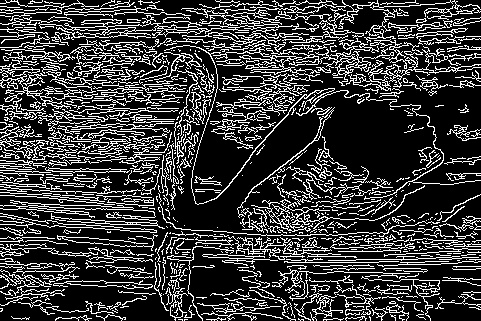
//> input picture P5/edge_detector-students-1.0/edge_detector/build/out.jpg, 481 x 321 px
$ ./edge_detector -i=../data/8068.jpg ../build/out.jpg out.png 3   (built with g++ and OpenCV 4)
//> lines starting //> are read from the running program, lines starting //| are printed output that depends on the picture
### P5/edge_detector-students-1.0/edge_detector/i12gafej/common_code.cpp
#include <opencv2/core/core.hpp>
#include <opencv2/imgproc/imgproc.hpp>
#include "common_code.hpp"
#include <opencv2/highgui.hpp>
#include <iostream>
void
fsiv_compute_derivate(cv::Mat const& img, cv::Mat& dx, cv::Mat& dy, int g_r,
    int s_ap)
{
    CV_Assert(img.type()==CV_8UC1);
    // TODO
    // Hint: if g_r > 0 apply a Gaussian Blur operation with kernel size 2*g_r+1.
    // Hint: use Sobel operator to compute derivate.

    if (g_r > 0) {
        cv::GaussianBlur(img, img, cv::Size(2 * g_r + 1, 2 * g_r + 1), 0, 0);
    }

    cv::Sobel(img, dx, CV_32F, 1, 0, s_ap);
    cv::Sobel(img, dy, CV_32F, 0, 1, s_ap);

    // [46 lines of commented-out code are left out]
    CV_Assert(dx.size()==img.size());
    CV_Assert(dy.size()==dx.size());
    CV_Assert(dx.type()==CV_32FC1);
    CV_Assert(dy.type()==CV_32FC1);
}

void
fsiv_compute_gradient_magnitude(cv::Mat const& dx, cv::Mat const& dy,
    cv::Mat& gradient)
{
    CV_Assert(dx.size()==dy.size());
    CV_Assert(dx.type()==CV_32FC1);
    CV_Assert(dy.type()==CV_32FC1);

    // TODO
    // Hint: use cv::magnitude.
    cv::magnitude(dx, dy, gradient);
    //

    CV_Assert(gradient.size()==dx.size());
    CV_Assert(gradient.type()==CV_32FC1);
}

void
fsiv_compute_gradient_histogram(cv::Mat const& gradient, int n_bins,
cv::Mat& hist, float & max_gradient)
{
    // TODO
    // Hint: use cv::minMaxLoc to get the gradient range {0, max_gradient}
    // Remember: use cv::normalize to get a normalized histogram.
    double min_val, max_val;
    cv::minMaxLoc(gradient, &min_val, &max_val);
    max_gradient = static_cast<float>(max_val);


    float rango[] = {0, max_gradient};
    const float* histRanges[] = {rango};
    cv::calcHist(&gradient, 1, 0, cv::Mat(), hist, 1, &n_bins, histRanges, true, false);
    cv::normalize(hist, hist, 1.0, 0.0, cv::NORM_L1);
    //
    CV_Assert(max_gradient>0.0);
    CV_Assert(hist.rows == n_bins);
    CV_Assert(cv::abs(cv::sum(hist)[0]-1.0)<1.e-6);
}

int
fsiv_compute_histogram_percentile(cv::Mat const& hist, float percentile)
{
    CV_Assert(percentile>=0.0 && percentile<=1.0);
    CV_Assert(hist.type()==CV_32FC1);
    CV_Assert(hist.cols==1);
    CV_Assert(cv::abs(cv::sum(hist)[0]-1.0)<1.e-6);
    int idx = 0;
    // TODO
    // Remember: The percentile p is the first i that sum{h[0], h[1], ..., h[i]} >= p

    float acumulado = 0.0;


    for (; idx < hist.rows; ++idx) {
        acumulado += hist.at<float>(idx);
        if (acumulado >= percentile || std::abs(acumulado - percentile) < 1.e-6) {
            // std::cout <<"acumulado:" <<acumulado << std::endl;
            // std::cout <<"percentile:" <<percentile << std::endl;
            // std::cout <<"idx:" <<idx << std::endl;
            break;
        }
    }


    // std::cout << std::endl;
    // std::cout << "idx: " << idx << "==(hist.rows-1: "<< hist.rows-1 <<")"<<std::endl;
    // std::cout << "cv::sum(hist(cv::Range(0, idx+1), cv::Range::all()))[0]: " << cv::sum(hist(cv::Range(0, idx+1), cv::Range::all()))[0] << ">=percentile: "<<std::endl;
    //
    CV_Assert(idx>=0 && idx<hist.rows);
    CV_Assert(idx<=0 || cv::sum(hist(cv::Range(0, idx), cv::Range::all()))[0]<=percentile);
    CV_Assert(idx==(hist.rows-1) || cv::sum(hist(cv::Range(0, idx+1), cv::Range::all()))[0]>=percentile);
    return idx;
}

float
fsiv_histogram_idx_to_value(int idx, int n_bins, float max_value,
    float min_value)
{
    CV_Assert(idx>=0);
    CV_Assert(idx<n_bins);
    float value = 0.0;
    // TODO
    // Remember: Map integer range [0, n_bins) into float
    // range [min_value, max_value)
    //este lo que hace es un rango de los enteros de 0 al rango dando
    //y devuelve un rango de valores desde el minimo al maximo
    value = min_value + (max_value - min_value) * static_cast<float>(idx) / static_cast<float>(n_bins);
    //
    CV_Assert(value >= min_value);
    CV_Assert(value < max_value);
    return value;
}

void
fsiv_percentile_edge_detector(cv::Mat const& gradient, cv::Mat& edges,
    float th, int n_bins)
{
    CV_Assert(gradient.type()==CV_32FC1);

    // TODO
    // Remember: user other fsiv_xxx to compute histogram and percentiles.

    // Remember: map histogram range {0, ..., n_bins} to the gradient range
    // {0.0, ..., max_grad}

    // Hint: use "operator >=" to threshold the gradient magnitude image.
    cv::Mat hist;
    float max_gradient;
    fsiv_compute_gradient_histogram(gradient, n_bins, hist, max_gradient);

    int idx = fsiv_compute_histogram_percentile(hist, th);

    float threshold_value = fsiv_histogram_idx_to_value(idx, n_bins, max_gradient);

    cv::Mat resul = gradient >= threshold_value;
    edges = resul * 255;
    //
    CV_Assert(edges.type()==CV_8UC1);
    CV_Assert(edges.size()==gradient.size());
}

// [133 lines left out: functions fsiv_otsu_edge_detector, fsiv_canny_edge_detector, fsiv_compute_confusion_matrix, fsiv_compute_sensitivity, fsiv_compute_precision, fsiv_compute_F1_score, not called in this run]

### P5/edge_detector-students-1.0/edge_detector/i12gafej/edge_detector.cpp
#include <iostream>
#include <exception>

//Includes para OpenCV
#include <opencv2/core/core.hpp>
#include <opencv2/core/utility.hpp>
#include <opencv2/highgui/highgui.hpp>
#include <opencv2/imgproc/imgproc.hpp>
#include <opencv2/calib3d/calib3d.hpp>

#include "common_code.hpp"

const char * keys =
    "{help h usage ? |      | print this message   }"
    "{i              |      | Activate interactive mode.}"
    "{s_ap           | 1    | Sobel kernel aperture radio: 0, 1, 2, 3}"
    "{n_bins         | 100  | Gradient histogram size}"
    "{g_r            | 1    | radius of gaussian filter (2r+1). Value 0 means don't filter.}"
    "{th             | 0.8  | Gradient percentile used as threshold for the gradient percentile detector (th2 for canny).}"
    "{th1            | 0.2  | Gradient percentile used as th1 threshold for the Canny detector (th1 < th).}"
    "{m method       | 0    | Detector used: 0:percentile detector, 1:Otsu detector, 2:canny detector}"
    "{c consensus    | 0    | If a ground truth was given, use greater to c% consensus to generate ground truth.}"
    "{@input         |<none>| input image.}"
    "{@output        |<none>| output image.}"
    "{@ground_truth  |      | optional ground truth image to compute the detector metrics.}"
    ;

//./edge_detector -s_ap=1 -n_bins=100 -g_r=1 -th=0.8 -th1=0.2 -m=0 -c=0 ../data/8068.jpg out.jpg

int
main (int argc, char* const* argv)
{
  int retCode=EXIT_SUCCESS;

  try {

      cv::CommandLineParser parser(argc, argv, keys);
      parser.about("Edge detector v0.0");
      if (parser.has("help"))
      {
          parser.printMessage();
          return 0;
      }
      cv::String input_fname = parser.get<cv::String>("@input");
      cv::String output_fname = parser.get<cv::String>("@output");
      cv::String gt_fname = parser.get<cv::String>("@ground_truth");
      int n_bins = parser.get<int>("n_bins");
      int g_r = parser.get<int>("g_r");
      float th2 = parser.get<float>("th");
      float th1 = parser.get<float>("th1");
      int s_ap = parser.get<int>("s_ap");
      int method = parser.get<int>("method");
      float consensus = parser.get<float>("c");
      bool interactive = parser.has("i");

      if (!parser.check())
      {
          parser.printErrors();
          return 0;
      }

    cv::Mat img = cv::imread(input_fname, cv::IMREAD_GRAYSCALE);
//> img is the input picture: 321 rows x 481 cols, CV_8UC1; min 0, max 255, mean 58.8
    cv::Mat gt_img;
    if (gt_fname != "")
      gt_img = cv::imread(gt_fname, cv::IMREAD_GRAYSCALE);
//> 3 cannot be read in this run, so this picture is empty

    // TODO
    // Remember: you must threshold gt image (>consensus) to get a 0/255 ground-truth.
     if (!gt_img.empty()) {
            cv::threshold(gt_img, gt_img, consensus * 255, 255, cv::THRESH_BINARY);
        }

        cv::Mat dx, dy, gradient, edges;

        // Compute derivatives
        fsiv_compute_derivate(img, dx, dy, g_r, s_ap);
        // Compute gradient magnitude
        fsiv_compute_gradient_magnitude(dx, dy, gradient);
//> in fsiv_compute_gradient_magnitude, `cv::magnitude(dx, dy, gradient);`:
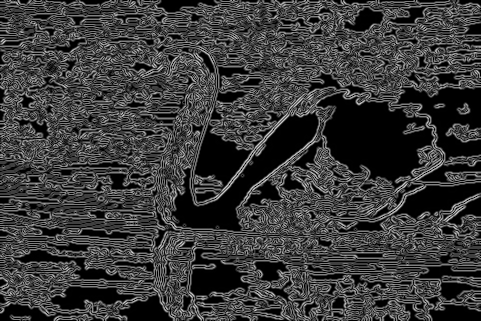
//> gradient: 321 rows x 481 cols, CV_32FC1; min 0, max 213.9, mean 59.1


        // Choose edge detection method
        if (method == 0) {
            fsiv_percentile_edge_detector(gradient, edges, th2, n_bins);
//> in fsiv_compute_gradient_histogram, `cv::minMaxLoc(gradient, &min_val, &max_val);`: min_val = 0; max_val = 213.9
//> in fsiv_compute_gradient_histogram, `float rango[] = {0, max_gradient};`: rango = [0, 213.9]
//> in fsiv_compute_gradient_histogram, `const float* histRanges[] = {rango};`: histRanges = 1 item
//> in fsiv_compute_gradient_histogram, `cv::calcHist(&gradient, 1, 0, cv::Mat(), hist, 1, &n_bins, histRanges,..`: hist = 100 values, max 38711 at index 0, min 0 at index 2, mean 1544
//> in fsiv_compute_gradient_histogram, `cv::normalize(hist, hist, 1.0, 0.0, cv::NORM_L1);`: hist = 100 values, max 0.251 at index 0, min 0 at index 2, mean 0.01
//> in fsiv_percentile_edge_detector, `fsiv_compute_gradient_histogram(gradient, n_bins, hist, max_gradient);`: max_gradient = 213.9
//> the loop in fsiv_compute_histogram_percentile, `for (; idx < hist.rows; ++idx)` made 51 passes
//> acumulado on passes 1 to 12: 0.251, 0.251, 0.251, 0.251, 0.251, 0.251, 0.251, 0.309, 0.309, 0.31, 0.33, 0.331
//> after the loop in fsiv_compute_histogram_percentile, `for (; idx < hist.rows; ++idx)`: idx = 50; acumulado = 0.803
//> in fsiv_percentile_edge_detector, `int idx = fsiv_compute_histogram_percentile(hist, th);`: idx = 50
//> in fsiv_histogram_idx_to_value, `value = min_value + (max_value - min_value) * static_cast<float>(idx) ..`: value = 107
//> in fsiv_percentile_edge_detector, `cv::Mat resul = gradient >= threshold_value;`:
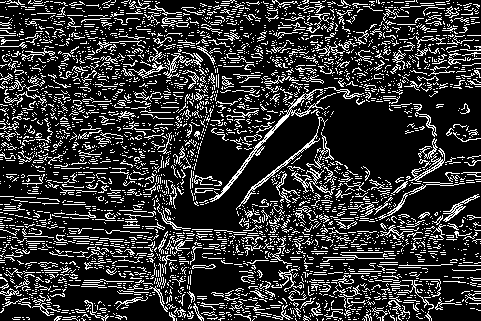
//> resul: 321 rows x 481 cols, CV_8UC1; 20.1% white in thin lines or dots
        } else if (method == 1) {
            fsiv_otsu_edge_detector(gradient, edges);
        } else if (method == 2) {
            fsiv_canny_edge_detector(dx, dy, edges, th1, th2, n_bins);
        }

        cv::namedWindow("Edges", cv::WINDOW_NORMAL);
        cv::namedWindow("Original", cv::WINDOW_NORMAL);
        cv::namedWindow("Gt", cv::WINDOW_NORMAL);


        // Compare with ground truth
        if (!gt_img.empty()) {
            cv::imshow("Gt", gt_img);
            cv::Mat confusion_matrix;
            fsiv_compute_confusion_matrix(gt_img, edges, confusion_matrix);

            float sensitivity = fsiv_compute_sensitivity(confusion_matrix);
            float precision = fsiv_compute_precision(confusion_matrix);
            float f1_score = fsiv_compute_F1_score(confusion_matrix);

            std::cout << "Sensitivity: " << sensitivity << std::endl;
            std::cout << "Precision: " << precision << std::endl;
            std::cout << "F1 Score: " << f1_score << std::endl;
        }
        int key = 0;
        // Save or display result
        if (!output_fname.empty() && !interactive) {
            cv::imwrite(output_fname, edges);
            cv::imshow("Original", img);
            cv::imshow("Edges", edges);
            cv::waitKey(0);
        } else if (interactive) {
            cv::imshow("Original", img);
            int scaledTh2 = static_cast<int>(th2 * 100.0);
            int scaledTh1 = static_cast<int>(th1 * 100.0);
            int r = 0;
            cv::createTrackbar("Threshold", "Edges", &scaledTh1, 100);
            cv::createTrackbar("Threshold 2", "Edges", &scaledTh2, 100);
            cv::createTrackbar("Gaussian radius", "Edges", &g_r, 10);
            cv::createTrackbar("Sobel aperture (val = 2r + 1)", "Edges", &r, 5);
            cv::createTrackbar("Method", "Edges", &method, 2);
            int scaledConsensus = static_cast<int>(consensus * 100.0);
            cv::createTrackbar("Consensus", "Edges", &scaledConsensus, 100);
            while(key != 27){
                if (!gt_img.empty()) {
                    cv::threshold(gt_img, gt_img, consensus * 255, 255, cv::THRESH_BINARY);
                }
                th2 = static_cast<float>(scaledTh2) / 100.0;
                th1 = static_cast<float>(scaledTh1) / 100.0;
                consensus = static_cast<float>(scaledConsensus) / 100.0;
                s_ap = 2*r + 1;
                cv::Mat dx, dy, gradient, edges;


                // Compute derivatives
                fsiv_compute_derivate(img, dx, dy, g_r, s_ap);
//> call 2 of fsiv_compute_derivate, with g_r = 1, s_ap = 1
//> in fsiv_compute_derivate (call 2), `cv::GaussianBlur(img, img, cv::Size(2 * g_r + 1, 2 * g_r + 1), 0, 0);`:
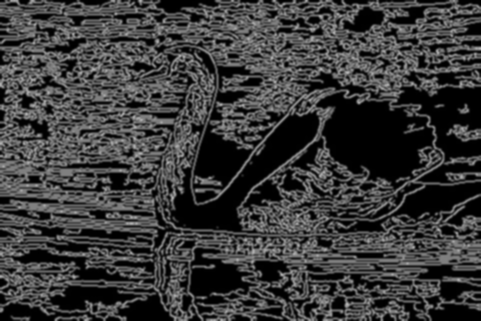
//> img: 321 rows x 481 cols, CV_8UC1; min 0, max 180, mean 59
//> in fsiv_compute_derivate (call 2), `cv::Sobel(img, dx, CV_32F, 1, 0, s_ap);`:
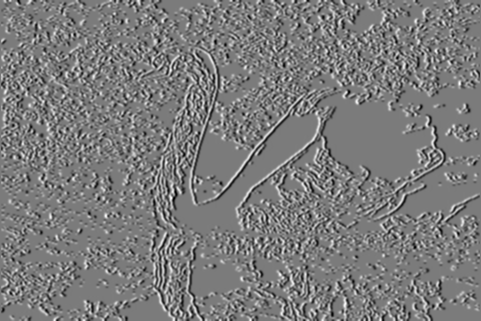
//> dx: 321 rows x 481 cols, CV_32FC1; min -120, max 127, mean -0.1; drawn with min black and max white
//> in fsiv_compute_derivate (call 2), `cv::Sobel(img, dy, CV_32F, 0, 1, s_ap);`:
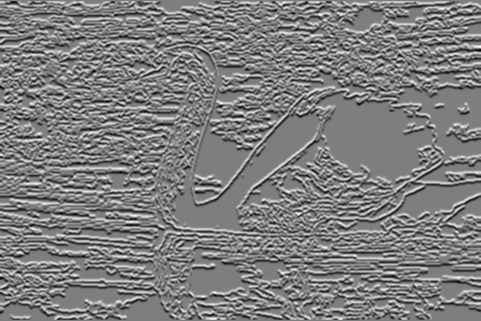
//> dy: 321 rows x 481 cols, CV_32FC1; min -128, max 130, mean 0; drawn with min black and max white
                // Compute gradient magnitude
                fsiv_compute_gradient_magnitude(dx, dy, gradient);
//> in fsiv_compute_gradient_magnitude (call 2), `cv::magnitude(dx, dy, gradient);`:
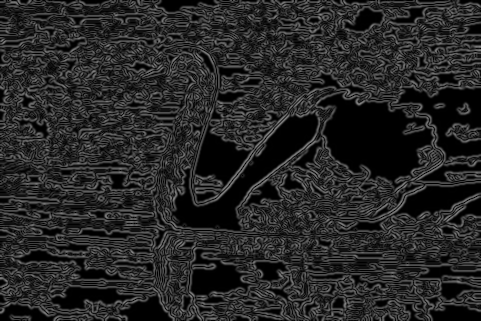
//> gradient: 321 rows x 481 cols, CV_32FC1; min 0, max 135.8, mean 39.2


                // Choose edge detection method
                if (method == 0) {
                    fsiv_percentile_edge_detector(gradient, edges, th2, n_bins);
//> call 2 of fsiv_percentile_edge_detector, with th = 0.8, n_bins = 100
//> in fsiv_percentile_edge_detector (call 2), `fsiv_compute_gradient_histogram(gradient, n_bins, hist, max_gradient);`: hist = 100 values, max 0.153 at index 0, min 0 at index 98, mean 0.01; max_gradient = 135.8
//> the loop in fsiv_compute_histogram_percentile (call 2), `for (; idx < hist.rows; ++idx)` made 50 passes
//> acumulado on passes 1 to 12: 0.153, 0.169, 0.175, 0.189, 0.199, 0.206, 0.213, 0.225, 0.242, 0.249, 0.261, 0.299
//> in fsiv_percentile_edge_detector (call 2), `int idx = fsiv_compute_histogram_percentile(hist, th);`: idx = 49
//> in fsiv_percentile_edge_detector (call 2), `float threshold_value = fsiv_histogram_idx_to_value(idx, n_bins, max_g..`: threshold_value = 66.56
//> in fsiv_percentile_edge_detector (call 2), `cv::Mat resul = gradient >= threshold_value;`:
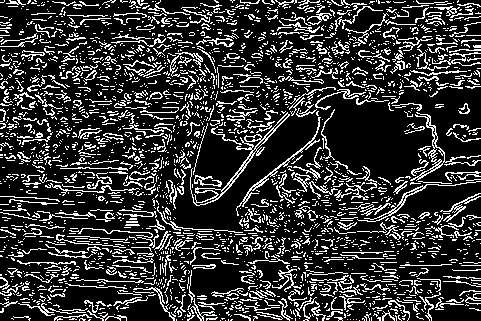
//> resul: 321 rows x 481 cols, CV_8UC1; 20.6% white in thin lines or dots
                } else if (method == 1) {
                    fsiv_otsu_edge_detector(gradient, edges);
                } else if (method == 2) {
                    fsiv_canny_edge_detector(dx, dy, edges, th1, th2, n_bins);
                }

                // Compare with ground truth
                if (!gt_img.empty()) {
                    cv::Mat confusion_matrix;
                    fsiv_compute_confusion_matrix(gt_img, edges, confusion_matrix);

                    float sensitivity = fsiv_compute_sensitivity(confusion_matrix);
                    float precision = fsiv_compute_precision(confusion_matrix);
                    float f1_score = fsiv_compute_F1_score(confusion_matrix);

                    std::cout << "Sensitivity: " << sensitivity << std::endl;
                    std::cout << "Precision: " << precision << std::endl;
                    std::cout << "F1 Score: " << f1_score << std::endl;
                }
                cv::imshow("Edges", edges);

                key = cv::waitKey(30);
//> the Esc key is pressed
            }
            //cv::imshow("Edges", edges);

        }

    //

  }
  catch (std::exception& e)
  {
    std::cerr << "Capturada excepcion: " << e.what() << std::endl;
    retCode = EXIT_FAILURE;
  }
  catch (...)
  {
    std::cerr << "Capturada excepcion desconocida!" << std::endl;
    retCode = EXIT_FAILURE;
  }
  return retCode;
}
